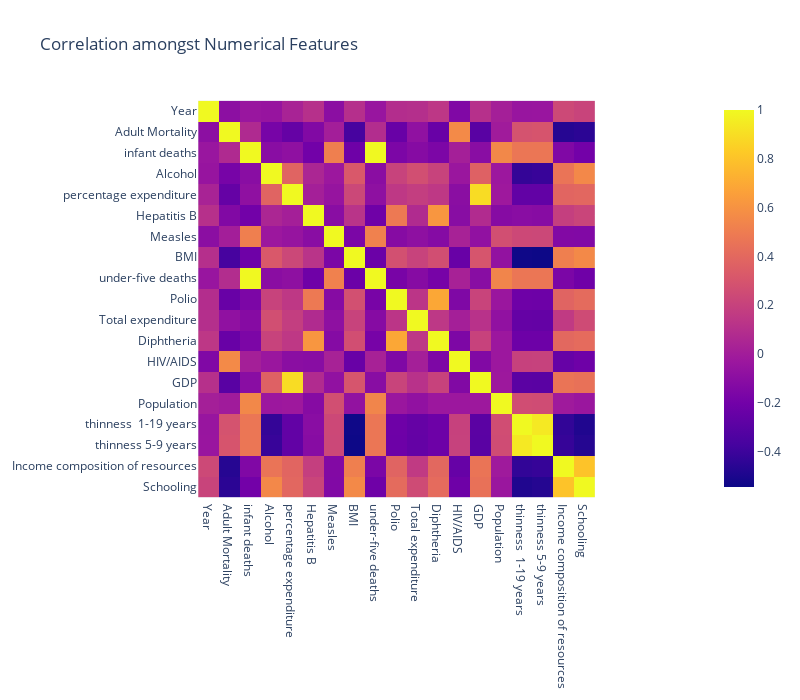

Notebook code for this chart:
### Code cell
#Correlation amongst numerical features (excluding target) visualization using plotly express
num_train = train.select_dtypes("number")
fig = px.imshow(num_train.drop(columns = 'Life expectancy').corr(), title = "Correlation amongst Numerical Features")
fig.update_layout(width = 800, height = 700)
fig.show()

### Figure 1 — Plotly figure (JSON) as saved in the notebook; plotly's stock layout.template omitted (floating-point values rounded to 4 significant figures; data arrays with more than 128 entries replaced by an {"elided": "..."} marker saying what was removed)
{"data": [{"coloraxis": "coloraxis", "hovertemplate": "x: %{x}<br>y: %{y}<br>color: %{z}<extra></extra>", "name": "0", "type": "heatmap", "x": ["Year", "Adult Mortality", "infant deaths", "Alcohol", "percentage expenditure", "Hepatitis B", "Measles", "BMI", "under-five deaths", "Polio", "Total expenditure", "Diphtheria", "HIV/AIDS", "GDP", "Population", "thinness  1-19 years", "thinness 5-9 years", "Income composition of resources", "Schooling"], "xaxis": "x", "y": ["Year", "Adult Mortality", "infant deaths", "Alcohol", "percentage expenditure", "Hepatitis B", "Measles", "BMI", "under-five deaths", "Polio", "Total expenditure", "Diphtheria", "HIV/AIDS", "GDP", "Population", "thinness  1-19 years", "thinness 5-9 years", "Income composition of resources", "Schooling"], "yaxis": "y", "z": {"elided": "19x19 float values"}}], "layout": {"coloraxis": {"colorscale": [[0, "#0d0887"], [0.1111, "#46039f"], [0.2222, "#7201a8"], [0.3333, "#9c179e"], [0.4444, "#bd3786"], [0.5556, "#d8576b"], [0.6667, "#ed7953"], [0.7778, "#fb9f3a"], [0.8889, "#fdca26"], [1, "#f0f921"]]}, "height": 700, "title": {"text": "Correlation amongst Numerical Features"}, "width": 800, "xaxis": {"anchor": "y", "constrain": "domain", "domain": [0, 1], "scaleanchor": "y"}, "yaxis": {"anchor": "x", "autorange": "reversed", "constrain": "domain", "domain": [0, 1]}}}
